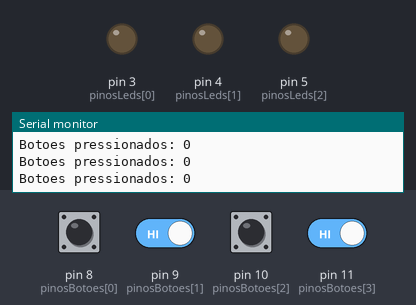
The sketch below on a simulated Arduino Uno, built with avr-gcc and run on an emulated ATmega328P. On the bench: output pins drawn as LEDs (lit = HIGH), the last lines printed to the serial monitor. Inputs (shaded band) come from the test bench; at power-on: pin 8 (pinosBotoes[0]), pin 9 (pinosBotoes[1]), pin 10 (pinosBotoes[2]), pin 11 (pinosBotoes[3]) HIGH.

Above: at 1.2 s.
1.3 s: pin 8 (pinosBotoes[0]) pulled LOW for 0.15 s
At 1.4 s:
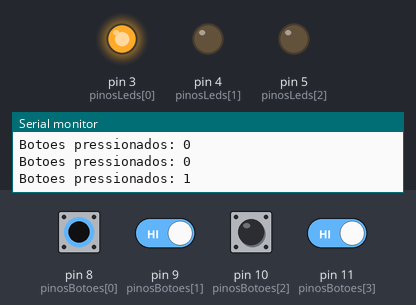
3.0 s: pin 8 (pinosBotoes[0]) driven LOW and pin 9 (pinosBotoes[1]) driven LOW
At 3.3 s:
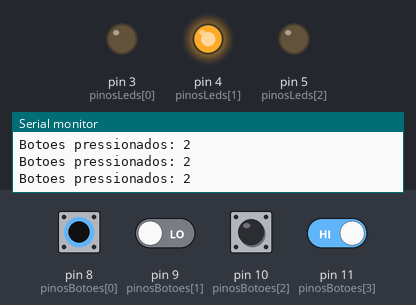
4.5 s: pin 10 (pinosBotoes[2]) pulled LOW for 0.15 s
At 4.61 s:
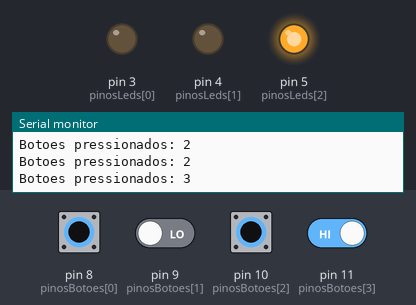
6.2 s: pin 8 (pinosBotoes[0]) driven HIGH
At 7.2 s:
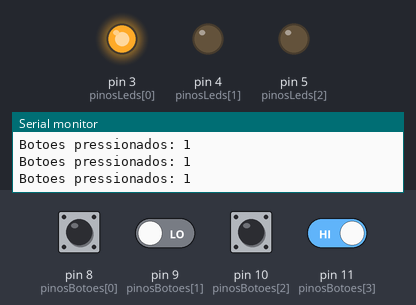
7.7 s: pin 8 (pinosBotoes[0]) driven LOW
At 8.6 s:
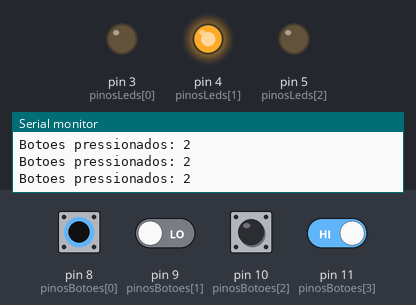
9.2 s: pin 10 (pinosBotoes[2]) driven LOW and pin 11 (pinosBotoes[3]) driven LOW
At 9.8 s:
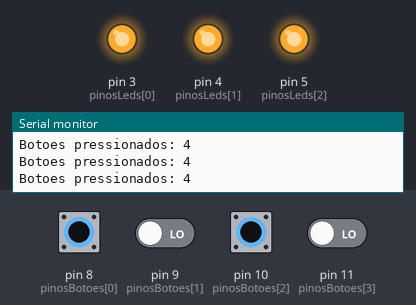
Timing chart, 0 to 11.7 s (numbered marks = the images above; inputs shaded):
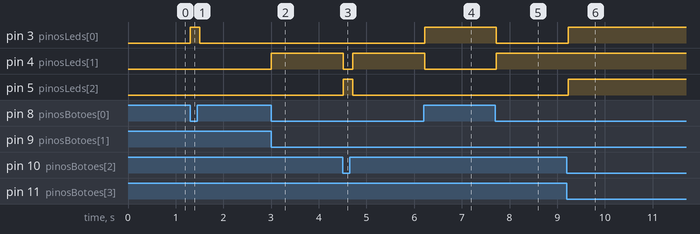

Measured:
- after the input at 1.3 s, pin 3 (pinosLeds[0]): LOW → HIGH at once, → LOW 0.20 s later
- after the input at 3.0 s, pin 4 (pinosLeds[1]): LOW → HIGH at once
- after the input at 4.5 s, pin 4 (pinosLeds[1]): HIGH → LOW at once, → HIGH 0.20 s later; pin 5 (pinosLeds[2]): LOW → HIGH at once, → LOW 0.20 s later
- after the input at 6.2 s, pin 3 (pinosLeds[0]): LOW → HIGH at once; pin 4 (pinosLeds[1]): HIGH → LOW at once
- after the input at 7.7 s, pin 3 (pinosLeds[0]): HIGH → LOW at once; pin 4 (pinosLeds[1]): LOW → HIGH at once
- after the input at 9.2 s, pin 3 (pinosLeds[0]), pin 5 (pinosLeds[2]): LOW → HIGH at once

The sketch:

09_02_quatro_botoes_tres_leds.ino
```cpp
// ----------------------------
// Definicoes
// ----------------------------
const byte NUM_BOTOES = 4;
const byte NUM_LEDS    = 3;
const byte pinosBotoes[NUM_BOTOES] = {8, 9, 10, 11};
const byte pinosLeds[NUM_LEDS]      = {3, 4, 5};

// ----------------------------
// Configuracao
// ----------------------------

void setup() {
  Serial.begin(9600);
  // Configura os botoes
  for (byte i = 0; i < NUM_BOTOES; i++) {
    pinMode(pinosBotoes[i], INPUT_PULLUP);
  }
  // Configura os LEDs
  for (byte i = 0; i < NUM_LEDS; i++) {
    pinMode(pinosLeds[i], OUTPUT);
  }
}
// ----------------------------
// Programa principal
// ----------------------------

void loop() {
  byte pressionados = 0;
  // Conta quantos botoes estao pressionados
  for (byte i = 0; i < NUM_BOTOES; i++) {
    if (digitalRead(pinosBotoes[i]) == LOW) {
      pressionados++;
    }
  }
  // Primeiro apaga todos os LEDs
  for (byte i = 0; i < NUM_LEDS; i++) {
    digitalWrite(pinosLeds[i], LOW);
  }
  // Decide qual LED deve acender
  switch (pressionados) {
    case 1:
      digitalWrite(pinosLeds[0], HIGH);
      break;
    case 2:
      digitalWrite(pinosLeds[1], HIGH);
      break;
    case 3:
      digitalWrite(pinosLeds[2], HIGH);
      break;
    case 4:
      for (byte i = 0; i < NUM_LEDS; i++) {
        digitalWrite(pinosLeds[i], HIGH);
      }
      break;
  }
  // Exibe o resultado no Monitor Serial
  Serial.print("Botoes pressionados: ");
  Serial.println(pressionados);
  delay(100);
}
```
